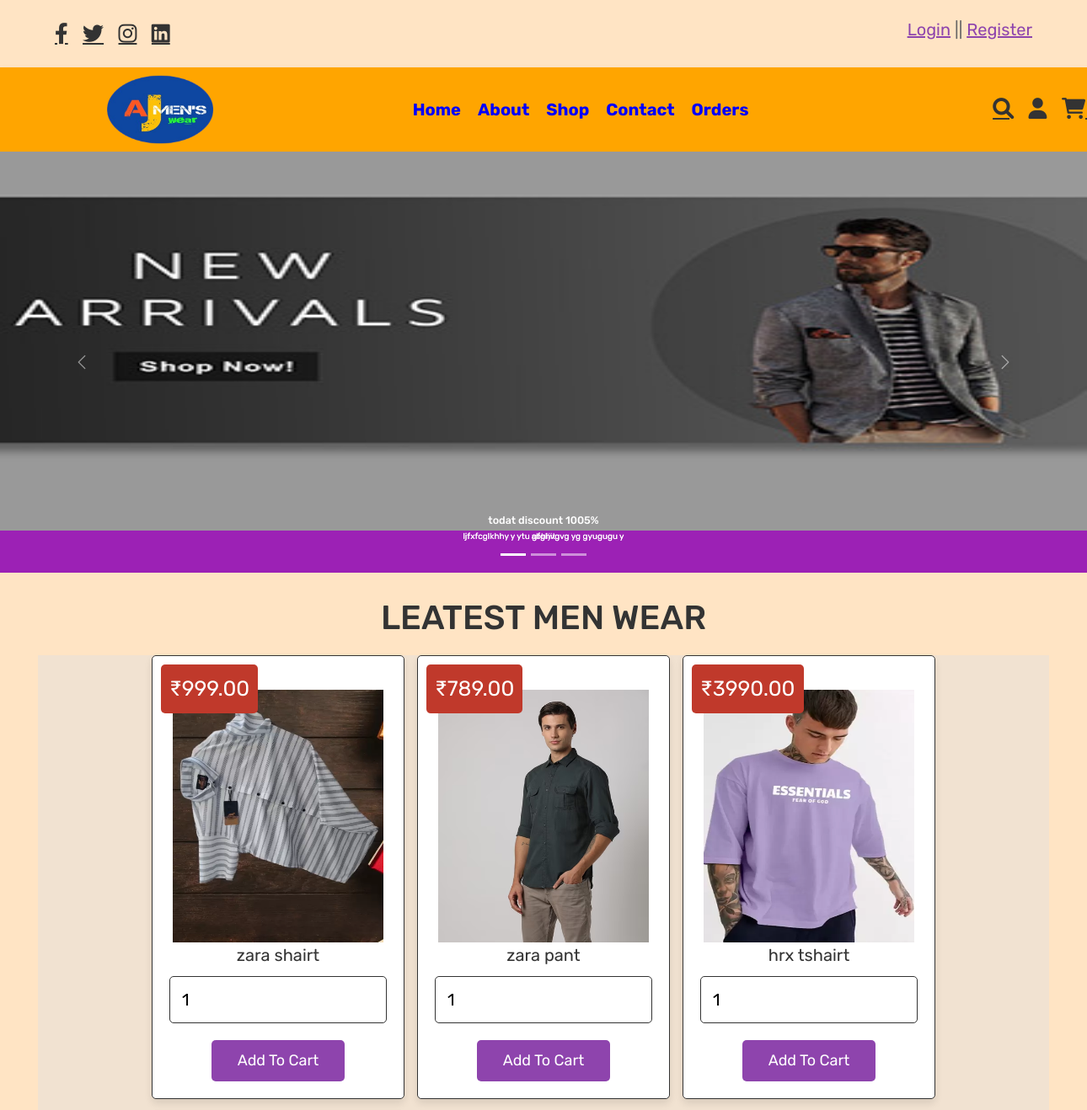
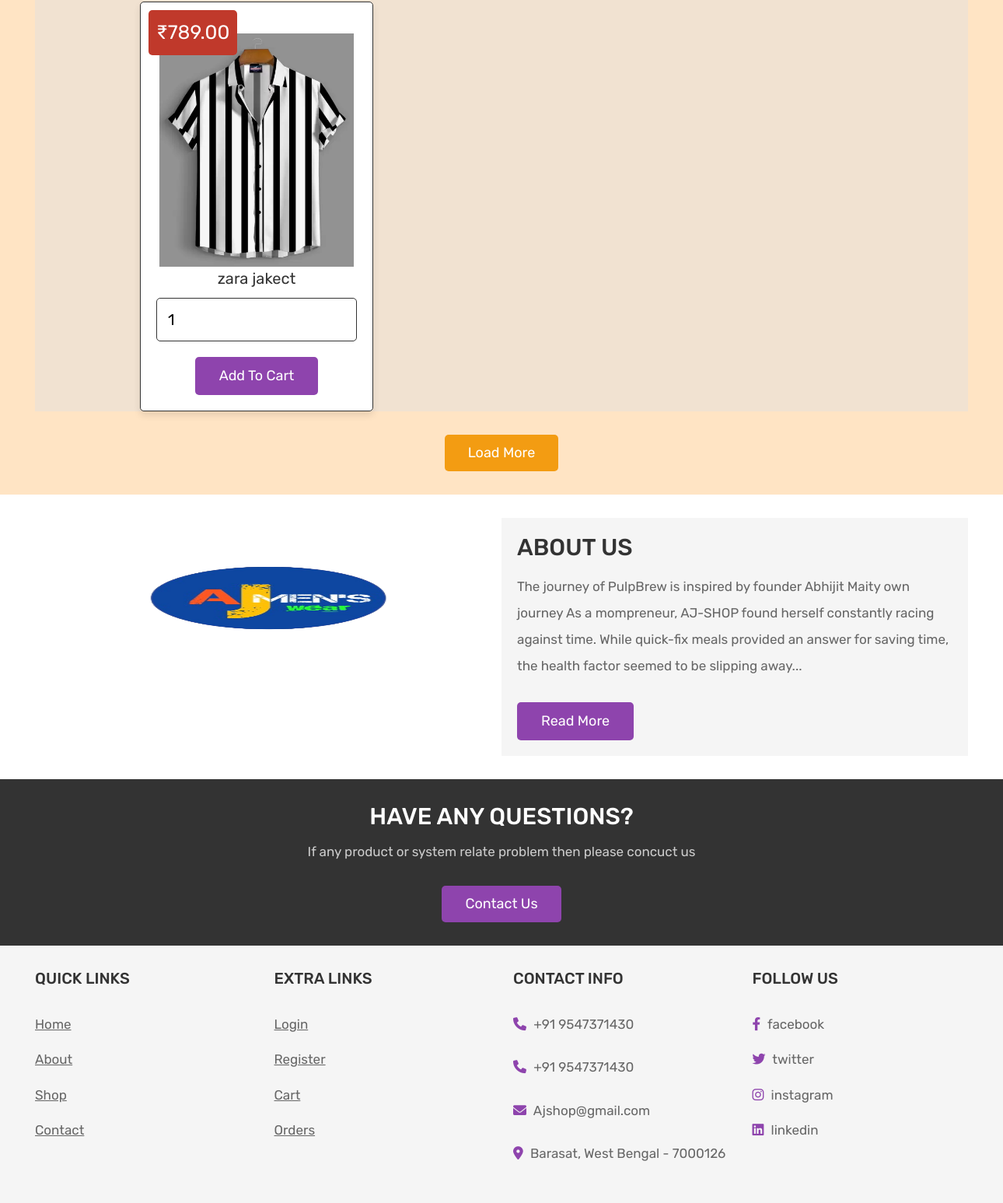
Screenshot of /home.php (signed in) with the database file from the repository (2 pictures, top to bottom).
### tables this page shows
CREATE TABLE `add_banner` (
  `id` int(255) NOT NULL,
  `image` varchar(255) NOT NULL,
  `title` varchar(255) NOT NULL,
  `sub_title` varchar(255) NOT NULL,
  `status` varchar(255) NOT NULL
);

CREATE TABLE `products` (
  `id` int(100) NOT NULL,
  `name` varchar(100) NOT NULL,
  `product_name` varchar(255) NOT NULL,
  `price` int(100) NOT NULL,
  `image` varchar(100) NOT NULL,
  `product_status` varchar(255) NOT NULL
);

### home.php (the view, shortened to what this page needs)
<?php
include 'config.php';
?>
<!DOCTYPE html>
<html lang="en">
<head>
   <link rel="stylesheet" href="https://cdnjs.cloudflare.com/ajax/libs/font-awesome/6.0.0/css/all.min.css">
   <link href="https://cdn.jsdelivr.net/npm/bootstrap@5.3.3/dist/css/bootstrap.min.css" rel="stylesheet">
   <link rel="stylesheet" href="css/style.css">
</head>
<body>
<?php include 'header.php'; ?>
<div class="k">
<div id="carouselExampleCaptions" class="carousel slide " >
  <div class="carousel-indicators">
    <button type="button" data-bs-target="#carouselExampleCaptions" data-bs-slide-to="0" class="active" aria-current="true" aria-label="Slide 1"></button>
    <button type="button" data-bs-target="#carouselExampleCaptions" data-bs-slide-to="1" aria-label="Slide 2"></button>
    <button type="button" data-bs-target="#carouselExampleCaptions" data-bs-slide-to="2" aria-label="Slide 3"></button>
  </div>
  <div class="carousel-inner">
   <?php
      $get_banner="select * from add_banner where status='on'";
      $run_banner=mysqli_query($conn,$get_banner);
      while($banner_row=mysqli_fetch_array($run_banner)){
         ?>
        <div class="carousel-item active hi">
      <img src="<?php echo $banner_row['image'];  ?>" class="d-block w-100" alt="...">
      <div class="carousel-caption d-none d-md-block ">
        <h5><?php echo $banner_row['title'];?></h5>
        <p><?php echo $banner_row['sub_title'];?></p>
      </div>
    </div>
<?php
      }
   ?>
  </div>
  <button class="carousel-control-prev" type="button" data-bs-target="#carouselExampleCaptions" data-bs-slide="prev">
    <span class="carousel-control-prev-icon" aria-hidden="true"></span>
  </button>
  <button class="carousel-control-next" type="button" data-bs-target="#carouselExampleCaptions" data-bs-slide="next">
    <span class="carousel-control-next-icon" aria-hidden="true"></span>
  </button>
</div>
</div>
<section class="products" style=" background-color: bisque;">
   <h1 class="title">Leatest Men Wear</h1>
   <div class="box-container" style=" background-color: rgb(241, 226, 209);">
      <?php
         $select_products = mysqli_query($conn, "SELECT * FROM `products` LIMIT 6") or die('query failed');
         if(mysqli_num_rows($select_products) > 0){
            while($fetch_products = mysqli_fetch_assoc($select_products)){
      ?>
     <form action="" method="post" class="box">
      <img class="image" style="position:relative;top:20px;border-radious:5px;" src="<?php echo $fetch_products['image']; ?>" alt="">
      <div class="name" style="position:relative;top:10px;"><?php echo $fetch_products['product_name']; ?></div>
      <div class="price">₹<?php echo $fetch_products['price']; ?>.00</div>
      <input type="number" min="1" name="product_quantity" value="1" class="qty">
      <input type="submit" value="add to cart" name="add_to_cart" class="btn">
     </form>
      <?php
         }
      }else{
         echo '<p class="empty">no products added yet!</p>';
      }
      ?>
   </div>
   <div class="load-more" style="margin-top: 2rem; text-align:center">
      <a style="text-decoration:none;" href="shop.php" class="option-btn">load more</a>
   </div>
</section>
<section class="about">
   <div class="flex">
      <div class="image">
         <img src="images/logo.png" alt="">
      </div>
      <div class="content">
         <h3>About Us</h3>
         <p>The journey of PulpBrew is inspired by founder Abhijit Maity own journey
As a mompreneur, AJ-SHOP found herself constantly racing against time. While quick-fix meals provided an answer for saving time, the health factor seemed to be slipping away...</p>
         <a href="about.php" class="btn">read more</a>
      </div>
   </div>
</section>
<section class="home-contact">
   <div class="content">
      <h3>have any questions?</h3>
      <p> If any product or system relate problem then please concuct us</p>
      <a style="text-decoration: none;" href="contact.php" class="white-btn">contact us</a>
   </div>
</section>
<?php include 'footer.php'; ?>
</body>
</html>

### css/style.css (style rules this page uses)
img { height: 160px; width: 250px; position: relative; top: -50px; }
:root { --purple: #8e44ad; --red: #c0392b; --orange: #f39c12; --black: #333; --white: #fff; --light-color: #666; --light-white: #ccc; --light-bg: #f5f5f5; --border: .1rem solid var(--black); --box-shadow: 0 .5rem 1rem rgba(0, 0, 0, .1); }
* { font-family: 'Rubik', sans-serif; margin: 0; padding: 0; box-sizing: border-box; outline: none; border: none; text-decoration: none; transition: all .2s linear; }
html { font-size: 62.5%; overflow-x: hidden; }
section { padding: 3rem 2rem; }
.title { text-align: center; margin-bottom: 2rem; text-transform: uppercase; color: var(--black); font-size: 4rem; }
.btn, .option-btn, .delete-btn, .white-btn { display: inline-block; margin-top: 1rem; padding: 1rem 3rem; cursor: pointer; color: var(--white); font-size: 1.8rem; border-radius: .5rem; text-transform: capitalize; }
.white-btn, .btn { background-color: var(--purple); }
.option-btn { background-color: var(--orange); }
.products .box-container { max-width: 1200px; margin: 0 auto; display: grid; grid-template-columns: repeat(auto-fit, 30rem); align-items: flex-start; gap: 1.5rem; justify-content: center; }
.products .box-container .box { border-radius: .5rem; background-color: var(--white); box-shadow: var(--box-shadow); padding: 2rem; text-align: center; border: var(--border); position: relative; }
.products .box-container .box .image { height: 30rem; }
.products .box-container .box .name { padding: 1rem 0; font-size: 2rem; color: var(--black); }
.products .box-container .box .qty { width: 100%; padding: 1.2rem 1.4rem; border-radius: .5rem; border: var(--border); margin: 1rem 0; font-size: 2rem; }
.products .box-container .box .price { position: absolute; top: 1rem; left: 1rem; border-radius: .5rem; padding: 1rem; font-size: 2.5rem; color: var(--white); background-color: var(--red); }
.about .flex { max-width: 1200px; margin: 0 auto; display: flex; align-items: center; flex-wrap: wrap; }
.about .flex .image { flex: 1 1 40rem; }
.about .flex .image img { width: 100%; }
.about .flex .content { flex: 1 1 40rem; padding: 2rem; background-color: var(--light-bg); }
.about .flex .content h3 { font-size: 3rem; color: var(--black); text-transform: uppercase; }
.about .flex .content p { padding: 1rem 0; line-height: 2; font-size: 1.7rem; color: var(--light-color); }
.home-contact { background-color: var(--black); }
.home-contact .content { max-width: 60rem; text-align: center; margin: 0 auto; }
.home-contact .content h3 { font-size: 3rem; text-transform: uppercase; color: var(--white); }
.home-contact .content p { padding: 1rem 0; line-height: 1.5; color: var(--light-white); font-size: 1.7rem; }

### home.php (style rules this page uses)
.hi img { height:500px; }
.k { background-color:rgb(156, 33, 181); }

### rows the page displays
add_banner: sub_title "abhijit"
add_banner: sub_title "ljfxfcglkhhy y ytu gfghvgvg yg gyugugu y"
add_banner: image (picture), title "todat discount 1005%", sub_title "ljfxfcglkhhy y ytu gfghvgvg yg gyugugu y"
products: image (picture), product_name "zara shairt", price "999"
products: image (picture), product_name "zara pant", price "789"
products: image (picture), product_name "hrx tshairt", price "3990"
products: image (picture), product_name "zara jakect", price "789"
